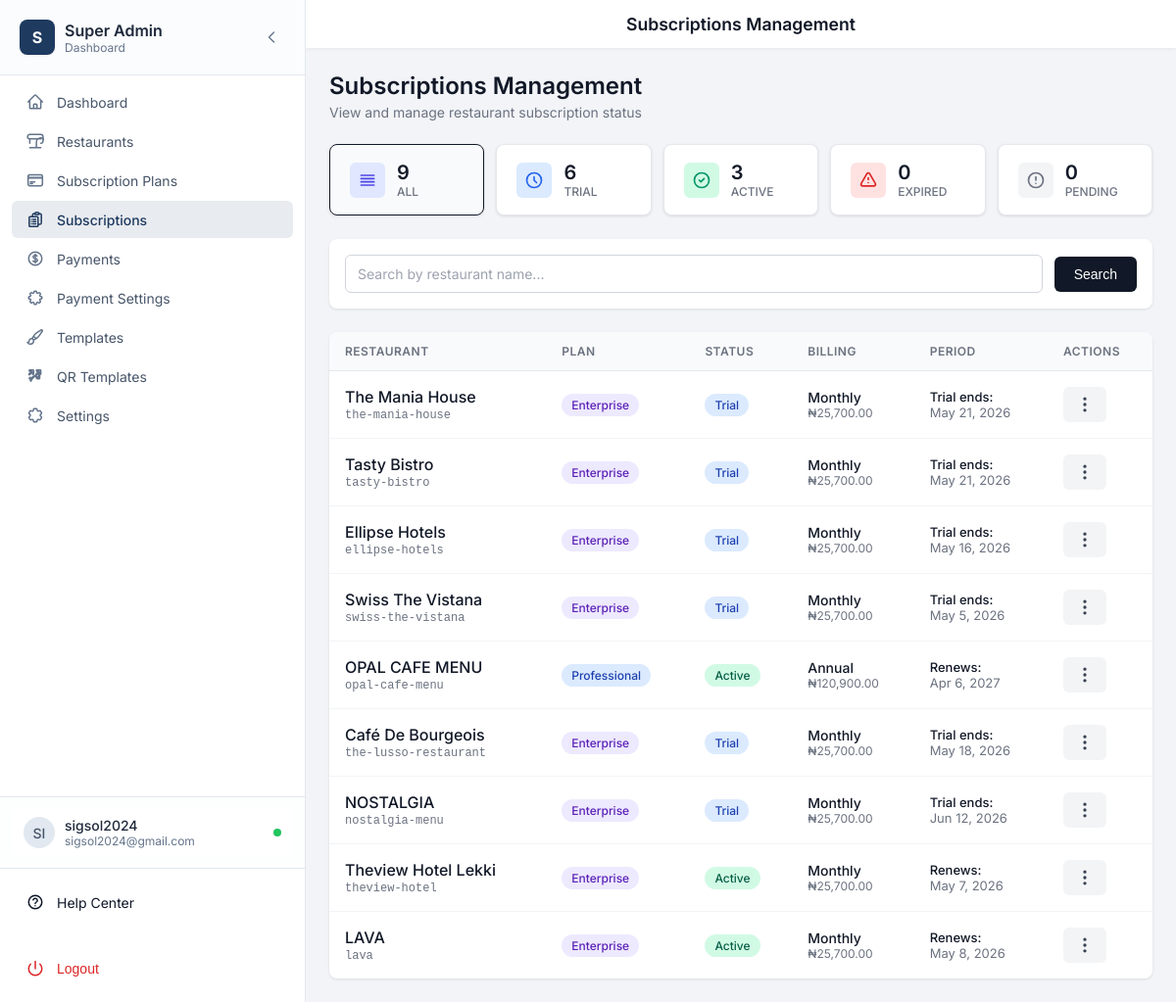
Screenshot of /admin/subscriptions.php (signed in) with the database file from the repository.
### tables this page shows
CREATE TABLE `subscriptions` (
  `id` int(11) NOT NULL,
  `restaurant_id` int(11) NOT NULL,
  `plan_id` int(11) NOT NULL,
  `billing_cycle` enum('monthly','annual') NOT NULL DEFAULT 'monthly',
  `status` enum('trial','active','expired','cancelled','pending') NOT NULL DEFAULT 'trial',
  `trial_ends_at` datetime DEFAULT NULL COMMENT '7 days from creation',
  `current_period_start` datetime DEFAULT NULL,
  `current_period_end` datetime DEFAULT NULL,
  `cancelled_at` datetime DEFAULT NULL,
  `created_at` timestamp NOT NULL DEFAULT current_timestamp(),
  `updated_at` timestamp NOT NULL DEFAULT current_timestamp() ON UPDATE current_timestamp()
);

CREATE TABLE `restaurants` (
  `id` int(11) NOT NULL,
  `name` varchar(255) NOT NULL,
  `slug` varchar(255) NOT NULL,
  `logo` varchar(255) DEFAULT NULL,
  `hero_image` varchar(255) DEFAULT NULL,
  `description` text DEFAULT NULL,
  `phone` varchar(50) DEFAULT NULL,
  `email` varchar(255) DEFAULT NULL,
  `address` text DEFAULT NULL,
  `website` varchar(255) DEFAULT NULL,
  `whatsapp_link` varchar(255) DEFAULT NULL,
  `instagram_url` varchar(255) DEFAULT NULL,
  `facebook_url` varchar(255) DEFAULT NULL,
  `twitter_url` varchar(255) DEFAULT NULL,
  `enable_food_ordering` tinyint(1) NOT NULL DEFAULT 1,
  `enable_table_reservations` tinyint(1) NOT NULL DEFAULT 1,
  `map_latitude` decimal(10,8) DEFAULT NULL,
  `map_longitude` decimal(11,8) DEFAULT NULL,
  `header_menu_items` text DEFAULT NULL,
  `footer_content` text DEFAULT NULL,
  `manager_email` varchar(255) DEFAULT NULL,
  `google_rating` decimal(3,1) DEFAULT 4.5,
  `rating_source` varchar(50) DEFAULT 'Google',
  `template_id` int(11) DEFAULT 1,
  `is_active` tinyint(1) DEFAULT 1,
  `available_items_count` int(11) DEFAULT 0,
  `unavailable_items_count` int(11) DEFAULT 0,
  `subscription_id` int(11) DEFAULT NULL,
  `created_at` timestamp NOT NULL DEFAULT current_timestamp(),
  `updated_at` timestamp NOT NULL DEFAULT current_timestamp() ON UPDATE current_timestamp()
);

CREATE TABLE `subscription_plans` (
  `id` int(11) NOT NULL,
  `name` varchar(50) NOT NULL COMMENT 'Basic, Professional, Enterprise',
  `slug` varchar(50) NOT NULL COMMENT 'basic, professional, enterprise',
  `description` text DEFAULT NULL,
  `monthly_price` decimal(10,2) NOT NULL DEFAULT 0.00 COMMENT 'Price in NGN',
  `annual_price` decimal(10,2) NOT NULL DEFAULT 0.00 COMMENT 'Price in NGN (20% discount)',
  `yearly_discount_percent` decimal(5,2) NOT NULL DEFAULT 20.00 COMMENT 'Discount % applied to yearly plan (annual price = monthly*12*(1 - this/100))',
  `max_categories` int(11) NOT NULL DEFAULT 5 COMMENT '-1 for unlimited',
  `max_menu_items` int(11) NOT NULL DEFAULT 50 COMMENT '-1 for unlimited',
  `max_qr_styles` int(11) NOT NULL DEFAULT 3 COMMENT '-1 for unlimited',
  `max_templates` int(11) NOT NULL DEFAULT 3 COMMENT '-1 for unlimited',
  `features` longtext DEFAULT NULL COMMENT 'Additional features as JSON',
  `is_active` tinyint(1) NOT NULL DEFAULT 1,
  `display_order` int(11) NOT NULL DEFAULT 0,
  `created_at` timestamp NOT NULL DEFAULT current_timestamp(),
  `updated_at` timestamp NOT NULL DEFAULT current_timestamp() ON UPDATE current_timestamp()
);

### admin/subscriptions.php (the view, shortened to what the rows shown need)
<?php
require_once __DIR__ . '/../includes/functions.php';
require_once __DIR__ . '/../includes/subscription.php';
$pdo = getDBConnection();
$page = max(1, intval($_GET['page'] ?? 1));
$perPage = 15;
$offset = ($page - 1) * $perPage;
$where = [];
$params = [];
$whereClause = !empty($where) ? 'WHERE ' . implode(' AND ', $where) : '';
$sql = "
    SELECT s.*, r.name as restaurant_name, r.slug as restaurant_slug, r.email as restaurant_email,
           p.name as plan_name, p.slug as plan_slug, p.monthly_price, p.annual_price
    FROM subscriptions s
    JOIN restaurants r ON s.restaurant_id = r.id
    JOIN subscription_plans p ON s.plan_id = p.id
    {$whereClause}
    ORDER BY s.created_at DESC
    LIMIT {$perPage} OFFSET {$offset}
";
$stmt = $pdo->prepare($sql);
$stmt->execute($params);
$subscriptions = $stmt->fetchAll(PDO::FETCH_ASSOC);
include __DIR__ . '/../includes/admin-layout.php';
?>
<div class="page-header">
    <h1 class="page-title">Subscriptions Management</h1>
</div>
<div class="table-card">
    <?php if (empty($subscriptions)): ?>
        <div class="empty-state">
            <p>No subscriptions found.</p>
        </div>
    <?php else: ?>
        <table class="subscriptions-table">
            <thead>
                <tr>
                    <th>Restaurant</th>
                    <th>Plan</th>
                    <th>Status</th>
                    <th>Billing</th>
                    <th>Period</th>
                    <th>Actions</th>
                </tr>
            </thead>
            <tbody>
                <?php foreach ($subscriptions as $sub): ?>
                    <?php
                    $periodEnd = $sub['current_period_end'] ? date('M j, Y', strtotime($sub['current_period_end'])) : 'N/A';
                    $trialEnd = $sub['trial_ends_at'] ? date('M j, Y', strtotime($sub['trial_ends_at'])) : 'N/A';
                    $price = $sub['billing_cycle'] === 'annual' ? $sub['annual_price'] : $sub['monthly_price'];
                    ?>
                    <tr>
                        <td>
                            <div class="restaurant-info">
                                <span class="restaurant-name"><?php echo htmlspecialchars($sub['restaurant_name']); ?></span>
                                <span class="restaurant-slug"><?php echo htmlspecialchars($sub['restaurant_slug']); ?></span>
                            </div>
                        </td>
                        <td>
                            <span class="plan-badge plan-<?php echo $sub['plan_slug']; ?>">
                                <?php echo htmlspecialchars($sub['plan_name']); ?>
                            </span>
                        </td>
                        <td>
                            <span class="status-badge status-<?php echo $sub['status']; ?>">
                                <?php echo ucfirst($sub['status']); ?>
                            </span>
                        </td>
                        <td>
                            <div class="billing-info">
                                <div class="billing-cycle"><?php echo ucfirst($sub['billing_cycle']); ?></div>
                                <div class="billing-price"><?php echo formatSubscriptionPrice($price); ?></div>
                            </div>
                        </td>
                        <td>
                            <div class="date-info">
                                <?php if ($sub['status'] === 'trial'): ?>
                                    <span class="date-label">Trial ends:</span><br>
                                    <?php echo $trialEnd; ?>
                                <?php else: ?>
                                    <span class="date-label">Renews:</span><br>
                                    <?php echo $periodEnd; ?>
                                <?php endif; ?>
                            </div>
                        </td>
                        <td class="actions-cell">
                            <button class="actions-btn" type="button" title="Actions">
                                <svg xmlns="http://www.w3.org/2000/svg" fill="none" viewBox="0 0 24 24" stroke="currentColor" width="20" height="20">
                                    <path stroke-linecap="round" stroke-linejoin="round" stroke-width="2" d="M12 5v.01M12 12v.01M12 19v.01M12 6a1 1 0 110-2 1 1 0 010 2zm0 7a1 1 0 110-2 1 1 0 010 2zm0 7a1 1 0 110-2 1 1 0 010 2z" />
                                </svg>
                            </button>
                        </td>
                    </tr>
                <?php endforeach; ?>
            </tbody>
        </table>
    <?php endif; ?>
</div>
<?php include __DIR__ . '/../includes/admin-footer.php'; ?>

### includes/sidebar-admin.php (shortened to what the rows shown need)
<?php
$userInfo = null;
if (isLoggedIn() && isSuperAdmin()) {
    $pdo = getDBConnection();
    if ($pdo) {
        $userId = getCurrentUserId();
        $stmt = $pdo->prepare("SELECT username, email FROM admins WHERE id = ?");
        $stmt->execute([$userId]);
        $userInfo = $stmt->fetch();
    }
}
$username = $_SESSION['username'] ?? 'Admin';
$userEmail = $userInfo['email'] ?? '';
$userInitials = strtoupper(substr($username, 0, 2));
?>
<aside class="sidebar-modern" id="sidebar">
    <div class="sidebar-footer-modern">
        <div class="sidebar-profile">
            <?php if (!isset($_COOKIE['sidebar_collapsed']) || $_COOKIE['sidebar_collapsed'] !== 'true'): ?>
                <div class="profile-card">
                    <div class="profile-avatar"><?php echo htmlspecialchars($userInitials); ?></div>
                    <div class="profile-info">
                        <p class="profile-name"><?php echo htmlspecialchars($username); ?></p>
                        <p class="profile-role"><?php echo htmlspecialchars($userEmail ?: 'Administrator'); ?></p>
                    </div>
                    <div class="profile-status" title="Online"></div>
                </div>
            <?php endif; ?>
        </div>
    </div>
</aside>

### rows the page displays
subscriptions: restaurant.name "The Mania House", restaurant.slug "the-mania-house", plan.name "Enterprise", status "Trial", billing_cycle "Monthly", billing_cycle.monthly_price "₦25,700.00", trial_ends_at "May 21, 2026"
subscriptions: restaurant.name "Tasty Bistro", restaurant.slug "tasty-bistro", plan.name "Enterprise", status "Trial", billing_cycle "Monthly", billing_cycle.monthly_price "₦25,700.00", trial_ends_at "May 21, 2026"
subscriptions: restaurant.name "Ellipse Hotels", restaurant.slug "ellipse-hotels", plan.name "Enterprise", status "Trial", billing_cycle "Monthly", billing_cycle.monthly_price "₦25,700.00", trial_ends_at "May 16, 2026"
subscriptions: restaurant.name "Swiss The Vistana", restaurant.slug "swiss-the-vistana", plan.name "Enterprise", status "Trial", billing_cycle "Monthly", billing_cycle.monthly_price "₦25,700.00", trial_ends_at "May 5, 2026"
subscriptions: restaurant.name "OPAL CAFE MENU", restaurant.slug "opal-cafe-menu", plan.name "Professional", status "Active", billing_cycle "Annual", billing_cycle.annual_price "₦120,900.00", current_period_end "Apr 6, 2027"
subscriptions: restaurant.name "Café De Bourgeois", restaurant.slug "the-lusso-restaurant", plan.name "Enterprise", status "Trial", billing_cycle "Monthly", billing_cycle.monthly_price "₦25,700.00", trial_ends_at "May 18, 2026"
subscriptions: restaurant.name "NOSTALGIA", restaurant.slug "nostalgia-menu", plan.name "Enterprise", status "Trial", billing_cycle "Monthly", billing_cycle.monthly_price "₦25,700.00", trial_ends_at "Jun 12, 2026"
subscriptions: restaurant.name "Theview Hotel Lekki", restaurant.slug "theview-hotel", plan.name "Enterprise", status "Active", billing_cycle "Monthly", billing_cycle.monthly_price "₦25,700.00", current_period_end "May 7, 2026"
subscriptions: restaurant.name "LAVA", restaurant.slug "lava", plan.name "Enterprise", status "Active", billing_cycle "Monthly", billing_cycle.monthly_price "₦25,700.00", current_period_end "May 8, 2026"

### other values shown
$item['name'] "Dashboard"
$item['name'] "Restaurants"
$item['name'] "Subscription Plans"
$item['name'] "Subscriptions"
$item['name'] "Payments"
$item['name'] "Payment Settings"
$item['name'] "Templates"
$item['name'] "QR Templates"
$item['name'] "Settings"
$userInitials "SI"
$username "sigsol2024"
$userEmail ?: 'Administrator' "sigsol2024@gmail.com"
$pageTitle "Subscriptions Management"
array_sum($statusCounts) "9"
$statusCounts['trial'] "6"
